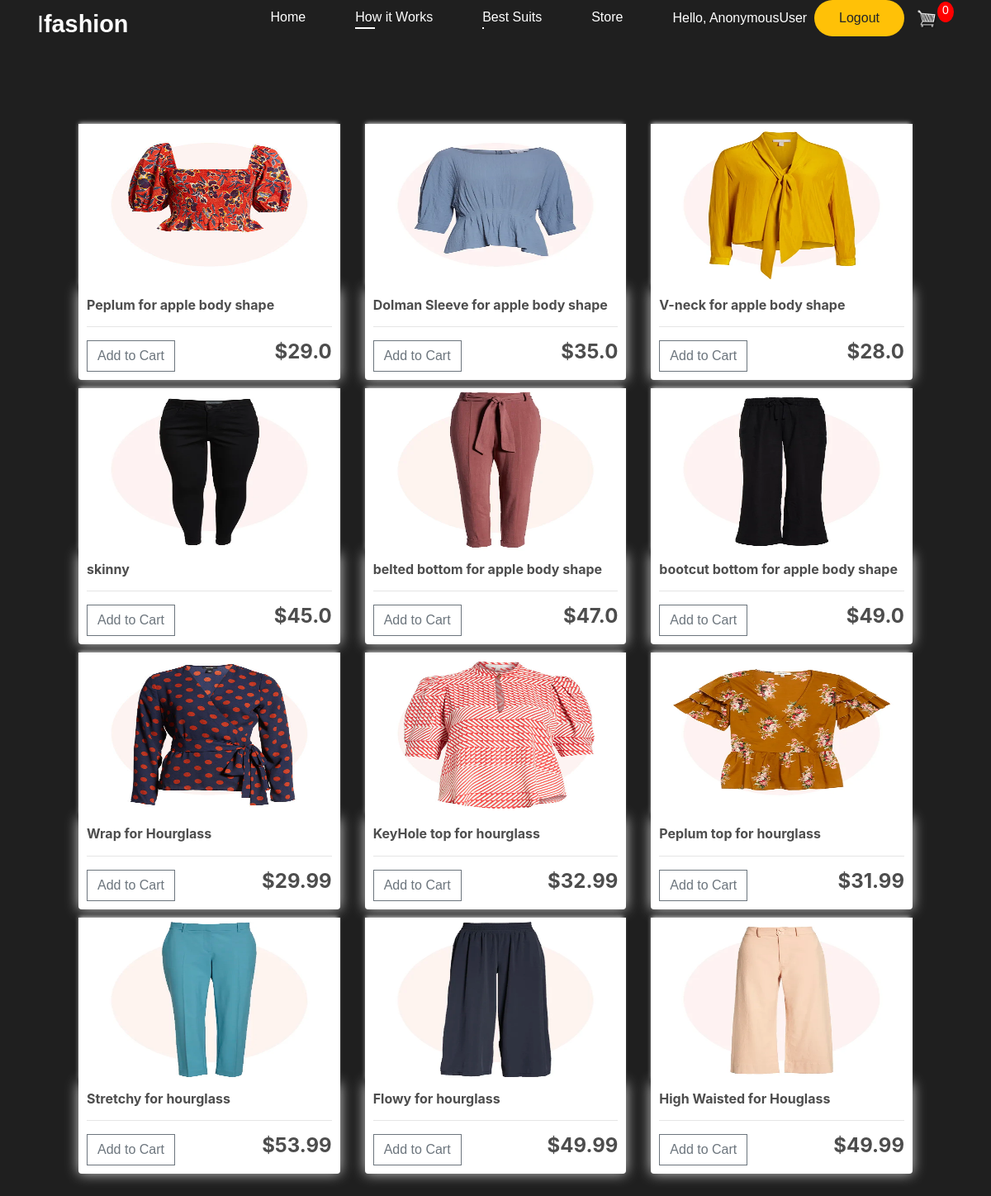
Page /shop on the committed database.
### ecom/models.py (models this page shows, shortened)
class Product(models.Model):
	name = models.CharField(max_length=200)
	price = models.FloatField()
	digital = models.BooleanField(default=False,null=True, blank=True)
	image = models.ImageField(null=True, blank=True)
	@property
	def imageURL(self):
		try:
			url = self.image.url
		except:
			url = ''
		return url

### ecom/views.py (the view)
# urls.py: path('shop',views.shop,name='shop')
def shop(request):
    data = cartData(request)
    cartItems = data['cartItems']
    order = data['order']
    items = data['items']
    products = Product.objects.all()
    context = {'products':products, 'cartItems':cartItems}
    return render(request,'shop.html',context)

### ecom/utils.py (called while the page is built, shortened)
def cookieCart(request):
	try:
		cart = json.loads(request.COOKIES['cart'])
	except:
		cart = {}
		print('CART:', cart)
	items = []
	order = {'get_cart_total':0, 'get_cart_items':0, 'shipping':False}
	cartItems = order['get_cart_items']
	return {'cartItems':cartItems ,'order':order, 'items':items}

def cartData(request):
	if request.user.is_authenticated:
		customer = request.user.customer
		order, created = Order.objects.get_or_create(customer=customer, complete=False)
		items = order.orderitem_set.all()
		cartItems = order.get_cart_items
	else:
		cookieData = cookieCart(request)
		cartItems = cookieData['cartItems']
		order = cookieData['order']
		items = cookieData['items']
	return {'cartItems':cartItems ,'order':order, 'items':items}

### ecom/templates/shop.html
{% extends 'main.html' %}
{% load static %}
{% block content%}
<div class="row" style="padding: 80px;">
    {% for product in products %}
    <div class="col-lg-4">
        <img class="thumbnail" src="{{product.imageURL}}">
        <div class="box-element product">
            <h6><strong>{{product.name}}</strong></h6>
            <hr>
            <button data-product="{{product.id}}" data-action="add" class="btn btn-outline-secondary add-btn update-cart">Add to Cart</button>
            <h4 style="display: inline-block; float: right"><strong>${{product.price}}</strong></h4>
        </div>
    </div>
    {% endfor %}
</div>
{% endblock %}

### ecom/templates/main.html (shortened to what this page needs)
<!DOCTYPE html>
{% load static %}
<html>
<head>
	<link rel="stylesheet" href="https://stackpath.bootstrapcdn.com/bootstrap/4.4.1/css/bootstrap.min.css">
	<link rel="stylesheet" type="text/css" href="{% static 'css/main.css' %}">
</head>
<body>
	<body>
		<nav class="container">
		  <div class="logo">I<strong>fashion</strong></div>
		  <ul class="links">
			<li class="list">
			  <a href="{% url 'store' %}">Home</a>
			</li>
			<li class="list">
			  <a href="{% url 'hiw' %}">How it Works</a>
			  <div class="home_underline"></div>
			</li>
			<li class="list">
				<a href="{% url 'kys' %}">Best Suits</a>
				<div class="home_underline"></div>
			  </li>
			<li class="list">
			  <a href="{% url 'shop' %}">Store</a>
			</li>
			<div class="form-inline my-2 my-lg-0">
				<span id="hello">Hello, {{request.user}} &nbsp </span><button class="btn-warning" href="{% url 'login' %}">Logout</button>
				 <a href="{% url 'cart' %}">
					<img  id="cart-icon" src="{% static 'images/cart.png' %}">
				</a>
				<p id="cart-total">{{cartItems}}</p>
			</div>
		  </ul>
		</nav>
     <div class="">
            {% block content %}
            {% endblock content %}
         </div>
</body>
</html>

### static/css/main.css (style rules this page uses)
* { box-sizing: border-box; }
body { background-color: hsl(0, 0%, 98%); }
h1,h2,h3,h4,h5,h6 { color:hsl(0, 0%, 30%); }
.box-element { box-shadow:hsl(0, 0%, 80%) 0 0 16px; background-color: #fff; border-radius: 4px; padding: 10px; }
.thumbnail { width: 100%; height: 200px; -webkit-box-shadow: -1px -3px 5px -2px rgba(214,214,214,1); -moz-box-shadow: -1px -3px 5px -2px rgba(214,214,214,1); box-shadow: -1px -3px 5px -2px rgba(214,214,214,1); }
.product { border-radius: 0 0 4px 4px; }
#cart-icon { width:25px; display: inline-block; margin-left: 15px; }
#cart-total { display: block; text-align: center; color:#fff; background-color: red; width: 20px; height: 25px; border-radius: 50%; font-size: 14px; }
.col-lg-4, .col-lg-6, .col-lg-8, .col-lg-12 { margin-top: 10px; }
.btn { border-radius: 0; }
.form-inline { flex-flow: none; justify-content: space-evenly; }
.row { margin: initial !important; border: none; justify-content: center; }
#hello { font-size: medium; text-transform: capitalize; }
li { list-style: none; }
a { text-decoration:none; }
* { margin: 0; padding: 0; }
body { background-color: rgb(31, 31, 31); }
.container { top: 0px; left: 0px; right: 0px; display: flex; justify-content: space-between; align-items: center; }
nav { font-family: Arial, Helvetica, sans-serif; font-size: 1rem; color: white; }
nav .logo { font-size: 1.8rem; z-index: 9; }
nav .links { display: flex; gap: 60px; list-style: none; justify-content: center; align-items: center; }
nav .links a { color: white; text-decoration: none; cursor: pointer; font-weight: 400; }
nav li { overflow: hidden; transition: 0.5s cubic-bezier(0.97, 0.02, 0.44, 0.99); }
.home_underline { transform: translateX(-70px); width: auto; height: 2px; background-color: white; transition: 0.5s cubic-bezier(0.97, 0.02, 0.44, 0.99); }
button { border: none; font-family: Arial, Helvetica, sans-serif; font-size: 1rem; color: white; background-color: blueviolet; border-radius: 100px; padding: 10px 30px 10px 30px; transform-origin: center; position: relative; overflow: hidden; }
button::before { content: " "; position: absolute; top: 0px; width: 40px; height: 40px; transform: skewX(40deg) translateX(-90px); background-color: rgba(255, 255, 255, 0.411); z-index: 99; transition: 0.8s cubic-bezier(0.97, 0.02, 0.44, 0.99); }

### ecom/templates/main.html (style rules this page uses)
#hello { text-transform: capitalize; font-size: medium; }

### rows in the picture
Product: imageURL (picture), name "Peplum for apple body shape", price "29.0"
Product: imageURL (picture), name "Dolman Sleeve for apple body shape", price "35.0"
Product: imageURL (picture), name "V-neck for apple body shape", price "28.0"
Product: imageURL (picture), name "skinny", price "45.0"
Product: imageURL (picture), name "belted bottom for apple body shape", price "47.0"
Product: imageURL (picture), name "bootcut bottom for apple body shape", price "49.0"
Product: imageURL (picture), name "Wrap for Hourglass", price "29.99"
Product: imageURL (picture), name "KeyHole top for hourglass", price "32.99"
Product: imageURL (picture), name "Peplum top for hourglass", price "31.99"
Product: imageURL (picture), name "Stretchy for hourglass", price "53.99"
Product: imageURL (picture), name "Flowy for hourglass", price "49.99"
Product: imageURL (picture), name "High Waisted for Houglass", price "49.99"

### other values in the picture
{{ request.user }} "AnonymousUser"
{{ cartItems }} "0"
